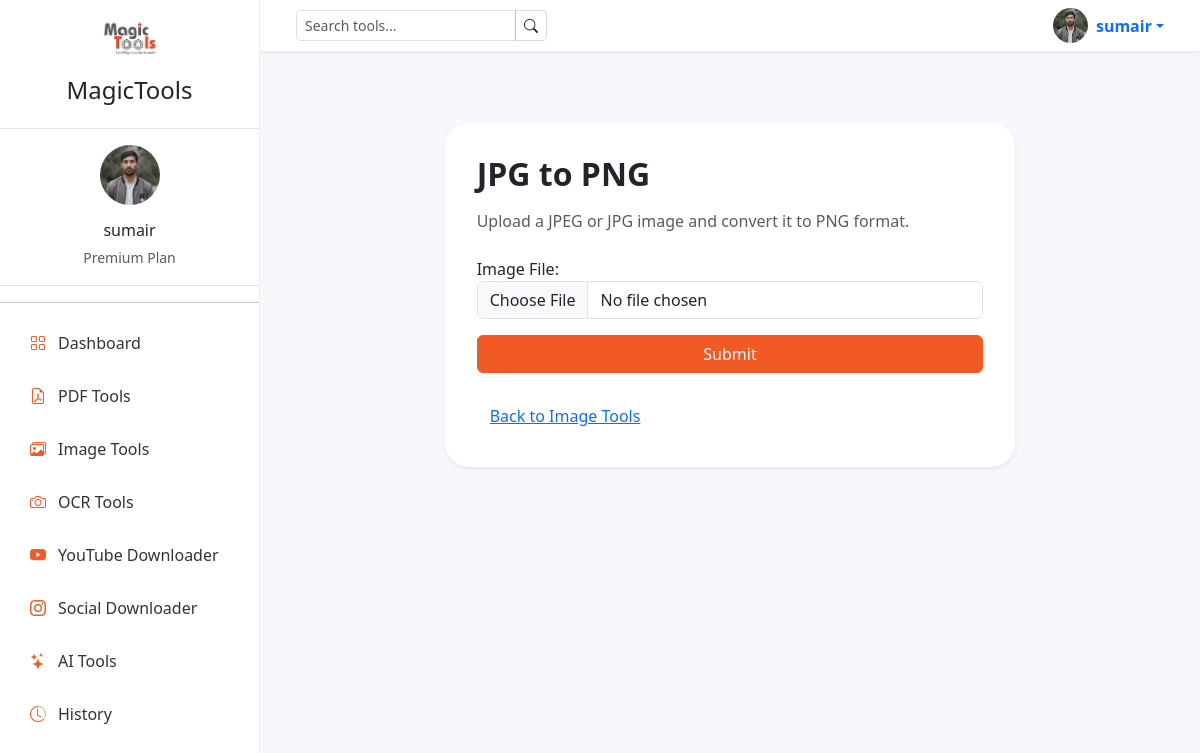
Screenshot of /image/jpg-to-png/ (signed in) with the database file from the repository.
### accounts/models.py (models this page shows, shortened)
class Profile(models.Model):
    user = models.OneToOneField(
        User,
        on_delete=models.CASCADE
    )
    profile_image = models.ImageField(
        upload_to='profiles/',
        blank=True,
        null=True
    )
    is_premium = models.BooleanField(
        default=False
    )

### image_tools/views.py (the view, shortened to what this page needs)
# urls.py: path('jpg-to-png/', jpg_to_png, name='jpg_to_png'),
def jpg_to_png(request):
    form = ImageUploadForm(request.POST or None, request.FILES or None)
    return render(request, 'image_tools/tool_form.html', {
        'tool_name': 'JPG to PNG',
        'tool_description': 'Upload a JPEG or JPG image and convert it to PNG format.',
        'form': form,
    })

### image_tools/forms.py
class ImageUploadForm(forms.Form):
    image_file = forms.FileField(
        label='Image File',
        widget=forms.FileInput(
            attrs={
                'accept': 'image/*',
                'class': 'form-control',
            }
        )
    )

### accounts/context_processors.py (called while the page is built)
def user_profile(request):
    if request.user.is_authenticated:
        profile, _ = Profile.objects.get_or_create(user=request.user)
        return {'user_profile': profile}
    return {}

### templates/image_tools/tool_form.html (shortened to what this page needs)
{% extends 'base.html' %}
{% block content %}
<div class="container py-5">
    <div class="row justify-content-center">
        <div class="col-lg-8">
            <div class="card shadow-sm border-0 form-card">
                <div class="card-body">
                    <h2 class="fw-bold mb-3 text-dark">{{ tool_name }}</h2>
                    <p class="text-muted mb-4">{{ tool_description }}</p>
                    <form method="post" enctype="multipart/form-data">
                        {% for field in form %}
                            <div class="mb-3">
                                {{ field.label_tag }}
                                {{ field }}
                            </div>
                        {% endfor %}
                        <button type="submit" class="btn btn-primary w-100">Submit</button>
                    </form>
                    <a href="{% url 'image_home' %}" class="btn btn-link mt-4">Back to Image Tools</a>
                </div>
            </div>
        </div>
    </div>
</div>
{% endblock %}

### templates/includes/sidebar.html
{% load static %}
<div class="sidebar">
    <div class="p-3 text-center">
        <a href="{% url 'dashboard' %}" class="d-inline-block mb-2">
            <img src="{% static 'img/logo.png' %}"
                 width="60"
                 height="60"
                 class="img-fluid"
                 alt="MagicTools logo">
        </a>
        <h4 class="mt-2">MagicTools</h4>
    </div>
    {% if request.user.is_authenticated %}
        <div class="p-3 text-center border-top border-bottom mb-3">
            <a href="{% url 'profile' %}" class="d-inline-block mb-2">
                {% if user_profile.profile_image %}
                    <img src="{{ user_profile.profile_image.url }}"
                         width="60"
                         height="60"
                         class="rounded-circle"
                         alt="Profile image">
                {% else %}
                    <div class="rounded-circle bg-secondary text-white d-inline-flex align-items-center justify-content-center"
                         style="width:60px;height:60px;">
                        <i class="bi bi-person-fill"></i>
                    </div>
                {% endif %}
            </a>
            <h6 class="mt-2 mb-1">{{ request.user.username }}</h6>
            <small class="text-muted">
                {{ user_profile.is_premium|yesno:'Premium,Free' }} Plan
            </small>
        </div>
    {% endif %}
    <hr>
    <a href="{% url 'dashboard' %}" class="sidebar-link">
        <i class="bi bi-grid"></i>
        Dashboard
    </a>
    <a href="{% url 'pdf_home' %}" class="sidebar-link">
        <i class="bi bi-file-earmark-pdf"></i>
        PDF Tools
    </a>
    <a href="{% url 'image_home' %}" class="sidebar-link">
        <i class="bi bi-images"></i>
        Image Tools
    </a>
    <a href="{% url 'ocr_home' %}" class="sidebar-link">
        <i class="bi bi-camera"></i>
        OCR Tools
    </a>
    <a href="{% url 'video_home' %}" class="sidebar-link">
        <i class="bi bi-youtube"></i>
        YouTube Downloader
    </a>
    <a href="{% url 'social_downloader' %}" class="sidebar-link">
        <i class="bi bi-instagram"></i>
        Social Downloader
    </a>
    <a href="{% url 'ai_home' %}" class="sidebar-link">
        <i class="bi bi-stars"></i>
        AI Tools
    </a>
    <a href="{% url 'history' %}" class="sidebar-link">
        <i class="bi bi-clock-history"></i>
        History
    </a>
</div>

### templates/includes/navbar.html (shortened to what this page needs)
{% load static %}
<nav class="navbar bg-white shadow-sm px-4">
    <div class="container-fluid">
        <form class="d-flex align-items-center me-auto" action="{% url 'search' %}" method="get">
            <div class="input-group input-group-sm">
                <input class="form-control" type="search" name="q" placeholder="Search tools..." aria-label="Search" required>
                <button class="btn btn-outline-secondary" type="submit">
                    <i class="bi bi-search"></i>
                </button>
            </div>
        </form>
        <div class="d-flex align-items-center">
            <div class="dropdown">
                <a class="d-flex align-items-center text-decoration-none dropdown-toggle"
                   href="#"
                   role="button"
                   data-bs-toggle="dropdown">
                    {% if user_profile.profile_image %}
                        <img src="{{ user_profile.profile_image.url }}"
                             width="35"
                             height="35"
                             class="rounded-circle me-2"
                             alt="profile">
                    {% else %}
                        <img src="{% static 'img/default-profile.png' %}"
                             width="35"
                             height="35"
                             class="rounded-circle me-2"
                             alt="profile">
                    {% endif %}
                    <span class="fw-semibold">
                        {{ request.user.username }}
                    </span>
                </a>
            </div>
        </div>
    </div>
</nav>

### static/css/style.css (style rules this page uses)
body { background: #f7f8fc; min-height: 100vh; }
.sidebar { position: fixed; left: 0; top: 0; width: 260px; height: 100vh; background: #ffffff; border-right: 1px solid #eee; overflow-y: auto; transition: all 0.3s ease; z-index: 10; }
.sidebar-link { display: flex; align-items: center; gap: 0.75rem; padding: 12px 20px; text-decoration: none; color: #333; border-radius: 8px; margin: 5px 10px; }
.btn-primary { background: var(--brand-orange); border-color: var(--brand-orange); }
.btn-outline-secondary { color: var(--brand-dark); border-color: rgba(31, 31, 31, 0.15); }
.sidebar-link i, .sidebar-link .bi { color: #f15a24; }
.card.form-card { border-radius: 1.5rem; overflow: hidden; }
.card.form-card .card-body { padding: 2rem; }

### templates/base.html (style rules this page uses)
body { background: #f7f8fc; }

### rows the page displays
Profile: profile_image (picture), is_premium "Premium"

### other values shown
{{ request.user.username }} "sumair"
{{ tool_name }} "JPG to PNG"
{{ tool_description }} "Upload a JPEG or JPG image and convert it to PNG format."
{{ field.label_tag }} "Image File:"
